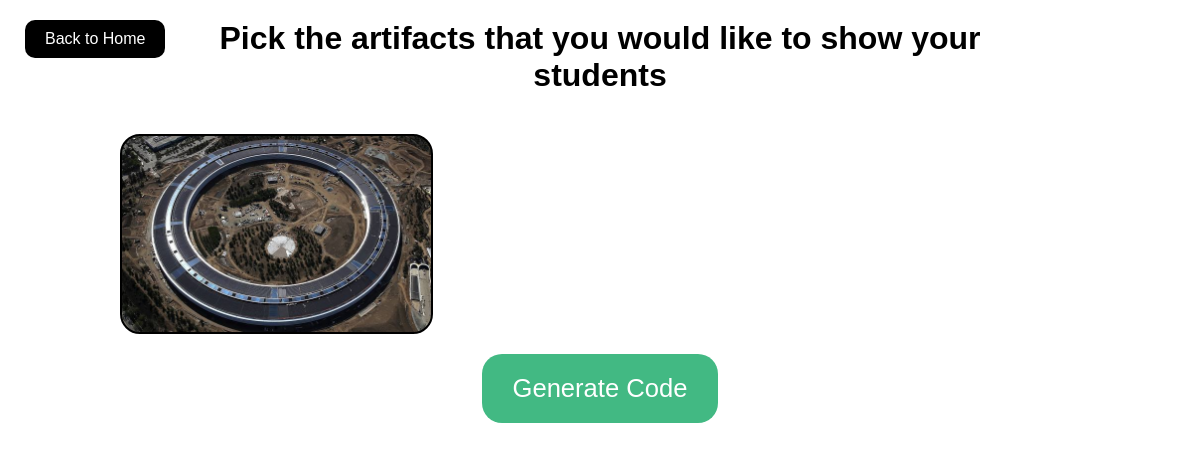
The page /create on the database as committed earlier.
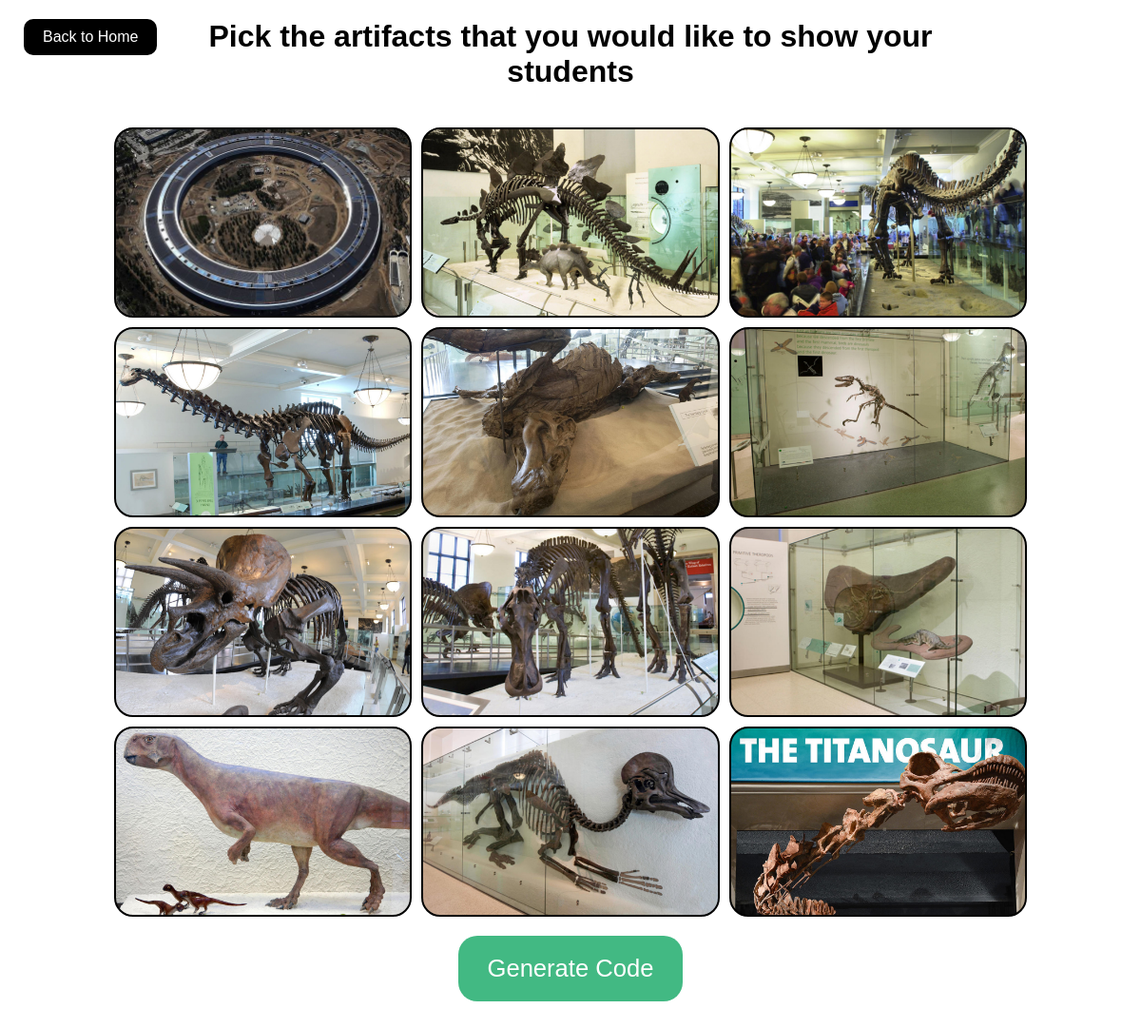
The same page on the database as committed later.
### backend/models.py (models this page shows, shortened)
class Item(models.Model):
    name = models.CharField(max_length=200)
    category = models.CharField(max_length=200, default="Dinosaurs")
    description = models.CharField(max_length=5000)
    description = models.TextField()
    img_url = models.URLField(null=True, blank=True)
    img = models.ImageField(null=True, upload_to='images/')

### backend/views.py (the view, shortened to what this page needs)
# urls.py: path('create', views.create, name="create"),
def create(request):
    if request.method == "GET":
        items = Item.objects.all()
        return render(request, "create.html", {
            "items": items
        })

### backend/templates/create.html (shortened to what this page needs)
<!DOCTYPE html>
<html>
    <head>
        <link rel="stylesheet" href="../static/style.css" type="text/css">
    </head>
    <body class="createbody">
        <a class="back-button" style="" href="../">Back to Home</a>
        <h1 class="message" style="text-align: center; padding-top: 20px; width: 75%; margin: auto;">Pick the artifacts that you would like to show your students</h1>
        <div style="height: 20px;"></div>
        <form action="" class="create__form" method="POST">
            <main class="create">
                {% for item in items %}
                <div class="create__inside" style="background-image: url({{ item.img.url }});">
                </div>
                {% endfor %}
            </main>
            <div style="height: 20px;"></div>
            <button type="submit" class="generate">Generate Code</button>
            <div style="height: 30px;"></div>
        </form>
    </body>
</html>

### backend/static/style.css (style rules this page uses)
* { box-sizing: border-box; margin: 0; padding: 0; }
body, html { width: 100vw; height: 100%; }
body { font-family: Arial, Helvetica, sans-serif; position: relative; }
.create { display: grid; width: 80%; grid-template-columns: 1fr 1fr 1fr; margin: auto; column-gap: 10px; row-gap: 10px; margin-top: 20px; }
.create__inside { height: 200px; text-align: center; background-color: #42b983; border: solid 2px black; background-size: cover; background-position: center; position: relative; border-radius: 20px; overflow: hidden; }
.create__form > button { background-color: #42b983; border: none; padding: 20px 30px; color: white; font-size: 1.6rem; display: block; margin: auto; border-radius: 20px; }
.back-button { position: absolute; background-color: black; color: white; height: fit-content; border: none; display: block; text-decoration: none; text-align: center; padding: 10px 20px; border-radius: 10px; margin-top: 15px; margin-left: 15px; top: 5px; left: 10px; width: fit-content; }

Rows that differ between the two databases and show on the page:
added Item: img (picture)
added Item: img (picture)
added Item: img (picture)
added Item: img (picture)
added Item: img (picture)
added Item: img (picture)
added Item: img (picture)
added Item: img (picture)
added Item: img (picture)
added Item: img (picture)
added Item: img (picture)
